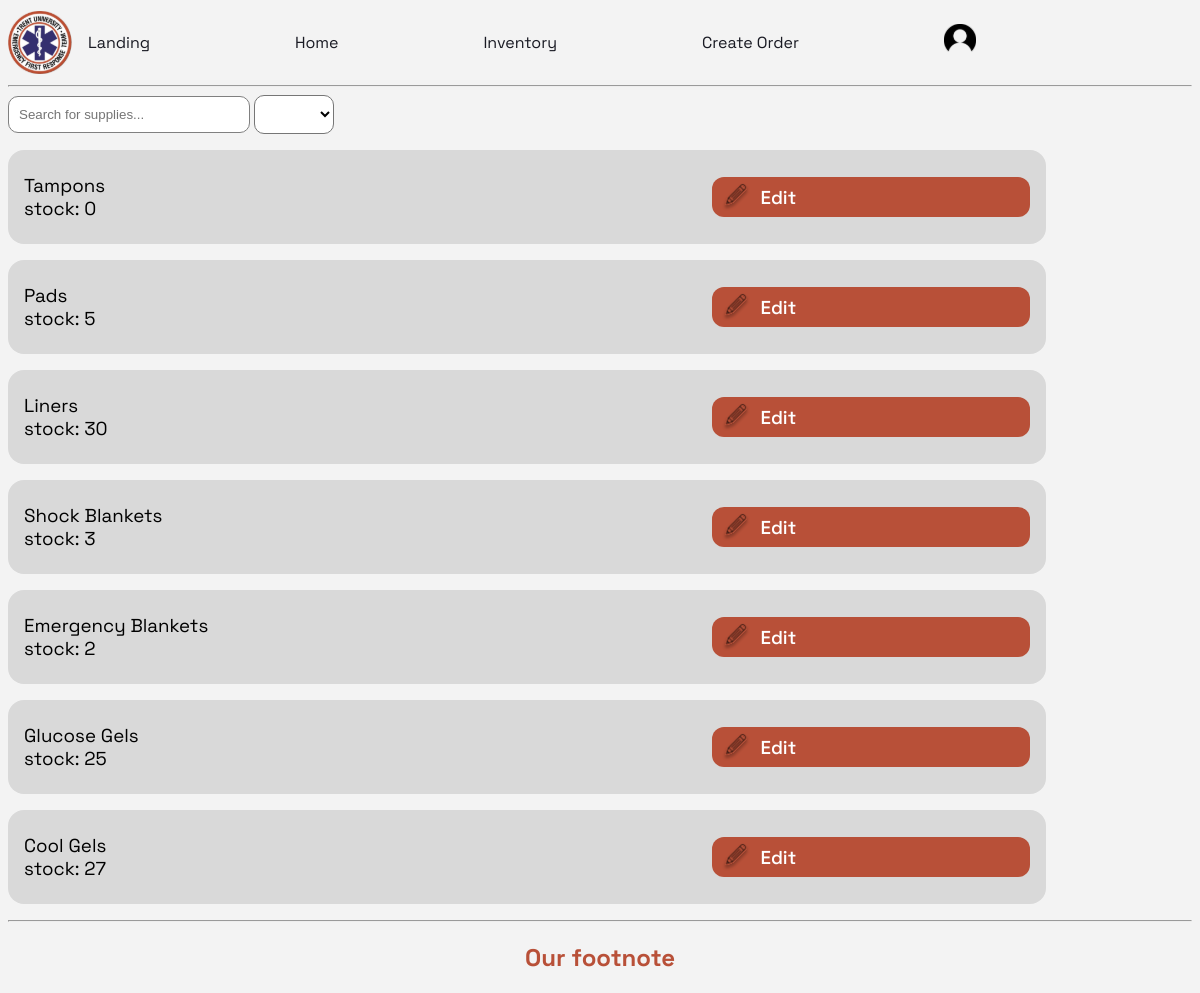
Screenshot of /inventory/ (signed in) with the database file from the repository.
### manager/models.py (models this page shows, shortened)
class Inventory(models.Model):
    product_id = models.CharField(max_length=75)
    product_name = models.CharField(max_length=200)
    quantity = models.IntegerField(null=True)
    ideal_quantity = models.IntegerField(null=True)
    description = models.CharField(max_length=500, null=True, blank=True)

### manager/views.py (the view)
# urls.py: path('inventory/', views.inventory, name='inventory'),
@login_required(login_url='login')
def inventory(request):
    items = Inventory.objects.all()
    context = {'Item': items}
    return render(request, 'manager/inventory.html', context)

### manager/templates/manager/inventory.html (shortened to what this page needs)
{% extends 'manager/main.html' %}
{% load static %}
{% block content %}
<input type="text" id="search-bar" placeholder="Search for supplies...">
<select name="supply-typs" id="search-filter">
    <option value=""></option>
    <option value="msk">MSK</option>
</select>
{% for items in Item %}
<div class="product">
    <div class="product-left">
        <h3 class="prod_name">{{items.product_name}}</h3>
        <h3>stock: {{items.quantity}}</h3>
    </div>
    <a href="{% url 'edit_order' items.product_id %}" id="edit-order">
        <img src="{% static 'images/pencil.svg' %}" alt="Pencil Icon">
        <h3>Edit</h3>
    </a>
</div>
{% endfor %}
{% endblock %}

### static/css/main.css (style rules this page uses)
:root { --primary: #B85038; }
#search-bar { border: 1px solid gray; border-radius: 0.75em; padding: 0.75em; padding-right: 4em; }
#search-filter { border-radius: 0.75em; padding: 0.75em; width: 6em; background-color: white; }
.product { background-color: #D9D9D9; display: flex; padding: 1.5em 1em 1.5em 1em; border-radius: 1em; margin: 1em 0 1em 0; width: 85%; justify-content: space-between; align-items: center; }
.product h3 { margin: 0; font-weight: normal; }
.product .product-left { display: flex; flex-direction: column; }
.product #edit-order { display: flex; align-items: center; gap: 0.5em; width: 30%; background-color: var(--primary-color); padding: 0.5em; padding-top: 0.25em; padding-bottom: 0.25em; border-radius: 0.75em; }
.product #edit-order h3 { color: white; font-weight: 550; }
.product #edit-order img { width: 2em; }
:root { --primary-color: #b85038; --accent-color: #342c6b; --text-color: #191a23; --bg-color: #f3f3f3; font-family: "Space Grotesk", "Roboto", "sans-serif"; }
a { text-decoration: none; color: var(--text-color); }
body { background-color: var(--bg-color); }

### rows the page displays
Inventory: product_name "Tampons", quantity "0"
Inventory: product_name "Pads", quantity "5"
Inventory: product_name "Liners", quantity "30"
Inventory: product_name "Shock Blankets", quantity "3"
Inventory: product_name "Emergency Blankets", quantity "2"
Inventory: product_name "Glucose Gels", quantity "25"
Inventory: product_name "Cool Gels", quantity "27"
